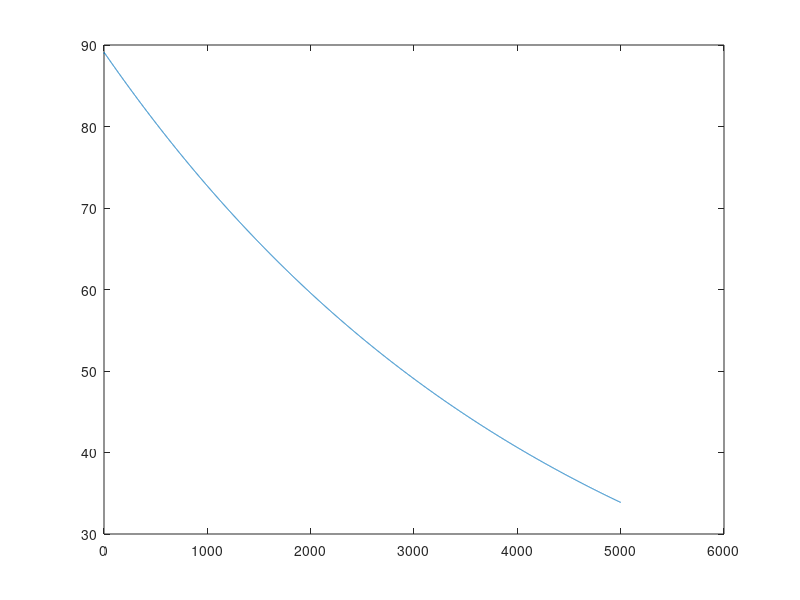

This figure's MATLAB source:
% A prototype for using iterative gradient descent to find the rotation and
% translation that minimizes the squared error as proposed by
%    "Wheeler, M. D., and K. Ikeuchi. "Iterative estimation of rotation and
%    translation using the quaternion: School of Computer Science."
%    (1995)".

close all; clear variables; clc;

%%Translation Vector and Rotation Matrix
t = [3, 4, 7];
TrMat = eye(4);
TrMat(1:3, end) = t';
% RMat = makehgtform('xrotate',pi/16,'yrotate',pi/12, 'zrotate', pi/8);
RMat = [+0.892399100832523, -0.369643810614386, +0.258819045102521, 0;
        +0.421979810690146, +0.886804577034556, -0.188442780494429, 0;
        -0.159865206355897, +0.277382579526975, +0.947365832385646, 0;
        +0,                 +0,                 +0,                 1;];

%%Model Points: each column is a point
X = [
    -1, 2, +3, 1;
    +5, 3, +4, 1;
    -2, 8, +2, 1;
    +7, 9, -1, 1 ]';
N = size(X, 2);

%% Transformation Matrix 1, should result in a Transformation Matrix that is the Identity
% M = eye(4);

%% Transformation Matrix 2, P is translated w.r.t. X with t.
% M = TrMat;

%% Transformation Matrix 3, P is rotated w.r.t. X with R
% M = RMat;

%% Transformation Matrix 4, P is rotated with R, and translated with T, w.r.t. X.
M = TrMat * RMat;

%% Compute the scale of the data
compute_scale = @(data) max(max(data(1:end -1, :), [], 2) - min(data(1:end -1, :), [], 2));
scale = compute_scale(X);

%% Compute Static Points
noise_vector = @(dimension, scale) [((rand(dimension, 1) * 2) - 1) * scale; 0];

P = nan(size(X));
for i = 1:size(X, 1)
    P(:, i) = M * X(:,i) + noise_vector(3, 0.001);    
end

%% Configuration
max_iterations = 5000;
learning_rate = 0.001;

%% Anonymous Functions
has_converged = @(error, iteration) error <= 0.00001 || iteration > max_iterations;

Ru = @(u, v, w, s)...  
[
    s * s + u * u - v * v - w * w,  2 * (u * v - s * w),            2 * (u * w + s * v),            0;
    2 * (u * v + s * w),            s * s - u * u + v * v - w * w,  2 * (v * w - s * u),            0;
    2 * (u * w - s * v),            2 * (v * w + s * u),            s * s - u * u - v * v + w * w,  0;
    0,                              0,                              0,                              1;
];
R = @(q) 1 / dot(q, q) * Ru(q(1), q(2), q(3), q(4));

Xc = @(x, q) R(q) * x;

homogeneous_cross = @(a, b) [cross(a(1:3), b(1:3)); 0];

quaternion_multiplication_aux = @(u1, s1, u2, s2) [(s1 * u2 + s2 * u1 + cross(u1, u2)); s1 * s2 - dot(u1, u2)];
quaternion_multiplication = @(q1, q2) quaternion_multiplication_aux(q1(1:3), q1(4), q2(1:3), q2(4));

compute_local_error = @(t, xc, p) dot((xc + t - p), (xc + t - p));

%% Partial Derivatices
partialToT = @(t, xc, p) +2 * (xc + t - p);
partialToR = @(t, xc, p) -4 * homogeneous_cross(xc, t - p);

%% Initialization
t_current = [0, 0, 0, 0]';
q_current = [0, 0, 0, 1]';

M_actual = eye(4);

XC = nan(size(X));

iteration = 1;

errors = nan(max_iterations,1);

%% Iteration
while 1
    t_previous = t_current;
    q_previous = q_current;
    
    %Premultiply the model points
    for i = 1:size(X, 1)
        XC(:, i) = Xc(X(:, i), q_current);
    end
    
    % Compute Error
    error = 0;
    for i = 1:size(X, 2)
        error = error + compute_local_error(t_current, XC(:, i), P(:,i));
    end
    error = 1/N * error;
    errors(iteration) = error;
    
    % Check for convergence
    if(has_converged(error, iteration)) 
        break;
    end
    
    % Compute the gradient of the error w.r.t. to t and q
    t_change = [0, 0, 0, 0]';
    q_change = [0, 0, 0, 0]';
    for i = 1:size(X, 2)
        t_change = t_change + partialToT(t_current, XC(:, i), P(:,i));
        q_change = q_change + partialToR(t_current, XC(:, i), P(:,i));
    end
    t_change = (1 / (2 * N)) * t_change;
    q_change = (1 / (2 * N)) * q_change;
    
    % Normalize the effect of scale on gradient directions
    t_change = t_change / scale;
    q_change = q_change / (scale * scale);
    
    % Update t_current and T_actual
    t_current = t_previous - learning_rate * t_change;
    T_actual = eye(4);
    T_actual(:, end) = t_current;
    
    % Update q_current and R_actual
    q_current = [-1 * learning_rate * q_change(1:3) ; 1];
    R_actual = R(q_current);
    
    % Update M_actual
    M_actual = T_actual * R_actual;
    
    % Update iteration count
    iteration = iteration + 1;
end

plot(1:(max_iterations + 1), errors);
